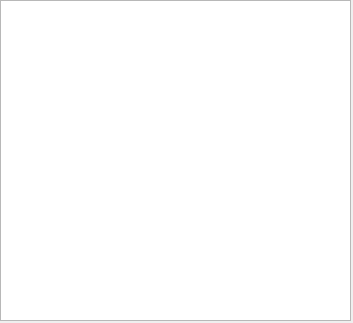
<?xml version="1.0" encoding="UTF-8"?>
<ui version="4.0">
 <class>FamSinsWindow</class>
 <widget class="QMainWindow" name="FamSinsWindow">
  <property name="geometry">
   <rect>
    <x>0</x>
    <y>0</y>
    <width>353</width>
    <height>323</height>
   </rect>
  </property>
  <property name="windowTitle">
   <string>MainWindow</string>
  </property>
  <widget class="QWidget" name="centralwidget">
   <widget class="QListWidget" name="list">
    <property name="geometry">
     <rect>
      <x>0</x>
      <y>0</y>
      <width>351</width>
      <height>321</height>
     </rect>
    </property>
   </widget>
  </widget>
 </widget>
 <resources/>
 <connections/>
</ui>
